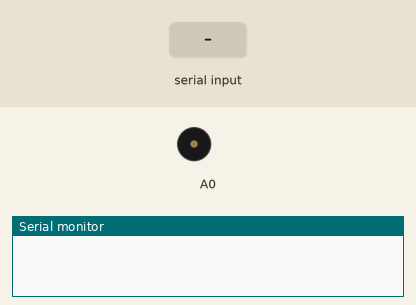
A sketch run on a simulated Arduino Uno, built with avr-gcc and run on an emulated ATmega328P. Shown: buzzer (waves = sounding), the last lines printed to the serial monitor. The test bench sets the inputs (shaded band).

Above: at 1.2 s.
1.3 s: "on" received over Serial
At 1.7 s:
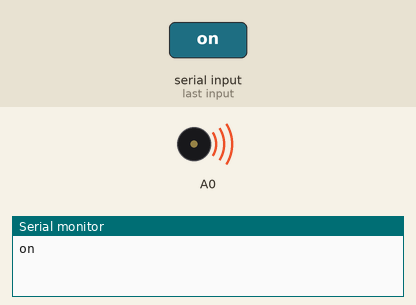
2.8 s: "off" received over Serial
At 4.2 s:
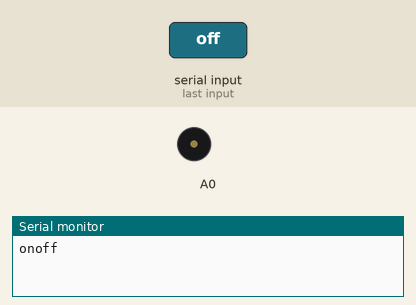
Timing chart, 0 to 5.8 s (numbered marks = the images above; inputs shaded):
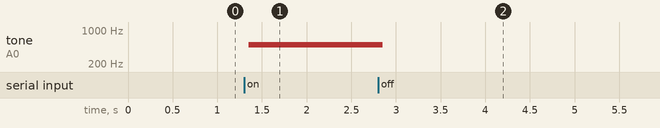

The sketch:

Lesson_2_Arduino.ino
```cpp
String str;

void setup()
{
  Serial.begin(9600);
  Serial.setTimeout(50);
  pinMode(A0, OUTPUT);
}

void loop()
{
  if(Serial.available())
  {
    str = Serial.readString();
    Serial.print(str);
  }

  if(str == "on")
  {
    tone(A0, 500);
  }
  if(str == "off")
  {
    noTone(A0);
  }
}
```

Measured:
- after the input at 1.3 s, tone on A0: silent → 500 Hz after 0.05 s
- after the input at 2.8 s, tone on A0: 500 Hz → silent after 0.05 s
